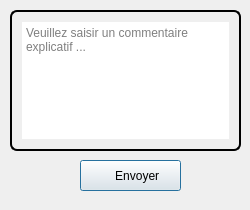
<?xml version="1.0" encoding="UTF-8"?>
<ui version="4.0">
 <class>Dialog</class>
 <widget class="QDialog" name="Dialog">
  <property name="geometry">
   <rect>
    <x>0</x>
    <y>0</y>
    <width>250</width>
    <height>210</height>
   </rect>
  </property>
  <property name="windowTitle">
   <string>Dialog</string>
  </property>
  <widget class="QPushButton" name="pushButton">
   <property name="geometry">
    <rect>
     <x>80</x>
     <y>160</y>
     <width>101</width>
     <height>31</height>
    </rect>
   </property>
   <property name="cursor">
    <cursorShape>PointingHandCursor</cursorShape>
   </property>
   <property name="styleSheet">
    <string notr="true"/>
   </property>
   <property name="text">
    <string>    Envoyer</string>
   </property>
  </widget>
  <widget class="QTextEdit" name="textEdit">
   <property name="geometry">
    <rect>
     <x>10</x>
     <y>10</y>
     <width>231</width>
     <height>141</height>
    </rect>
   </property>
   <property name="styleSheet">
    <string notr="true">   border: 2px solid;
  padding: 10px;
  box-shadow: 5px 10px red;
 border-radius: 7px;</string>
   </property>
   <property name="placeholderText">
    <string>Veuillez saisir un commentaire explicatif ...</string>
   </property>
  </widget>
 </widget>
 <resources>
  <include location="Resources.qrc"/>
 </resources>
 <connections/>
</ui>
